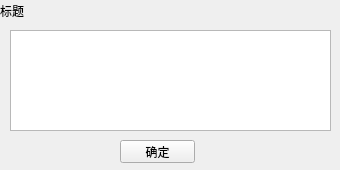
<?xml version="1.0" encoding="UTF-8"?>
<ui version="4.0">
 <class>login_bkg</class>
 <widget class="QWidget" name="login_bkg">
  <property name="geometry">
   <rect>
    <x>0</x>
    <y>0</y>
    <width>340</width>
    <height>170</height>
   </rect>
  </property>
  <property name="windowTitle">
   <string>Form</string>
  </property>
  <property name="styleSheet">
   <string notr="true"/>
  </property>
  <widget class="QLabel" name="label">
   <property name="geometry">
    <rect>
     <x>0</x>
     <y>0</y>
     <width>340</width>
     <height>21</height>
    </rect>
   </property>
   <property name="styleSheet">
    <string notr="true">border-image: url(:/images/btn_blue_lite.png);</string>
   </property>
   <property name="text">
    <string>标题</string>
   </property>
  </widget>
  <widget class="QPushButton" name="pushButton">
   <property name="geometry">
    <rect>
     <x>120</x>
     <y>140</y>
     <width>75</width>
     <height>23</height>
    </rect>
   </property>
   <property name="text">
    <string>确定</string>
   </property>
  </widget>
  <widget class="QTextEdit" name="textEdit">
   <property name="geometry">
    <rect>
     <x>10</x>
     <y>30</y>
     <width>321</width>
     <height>101</height>
    </rect>
   </property>
  </widget>
 </widget>
 <resources>
  <include location="images.qrc"/>
 </resources>
 <connections/>
</ui>
